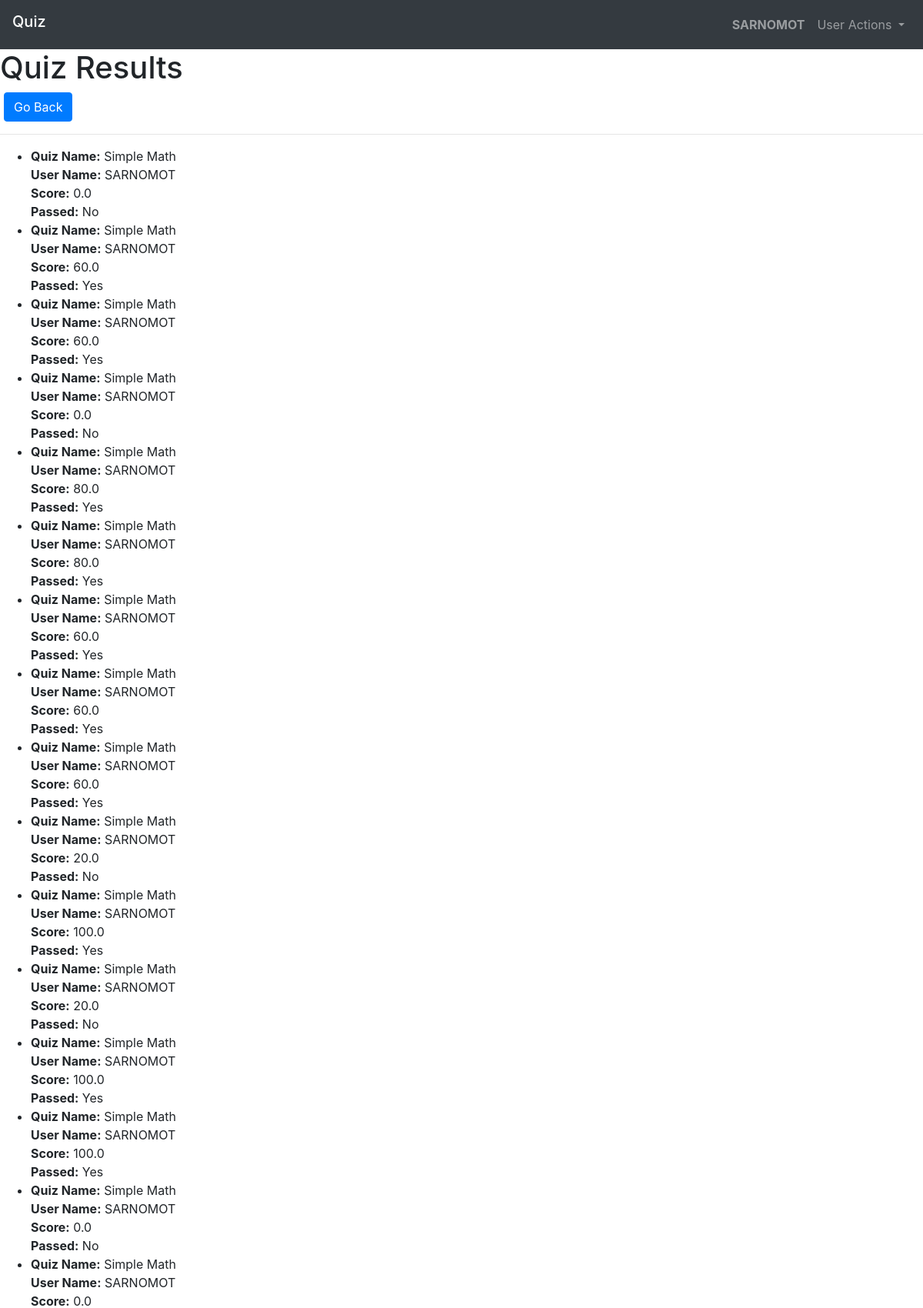
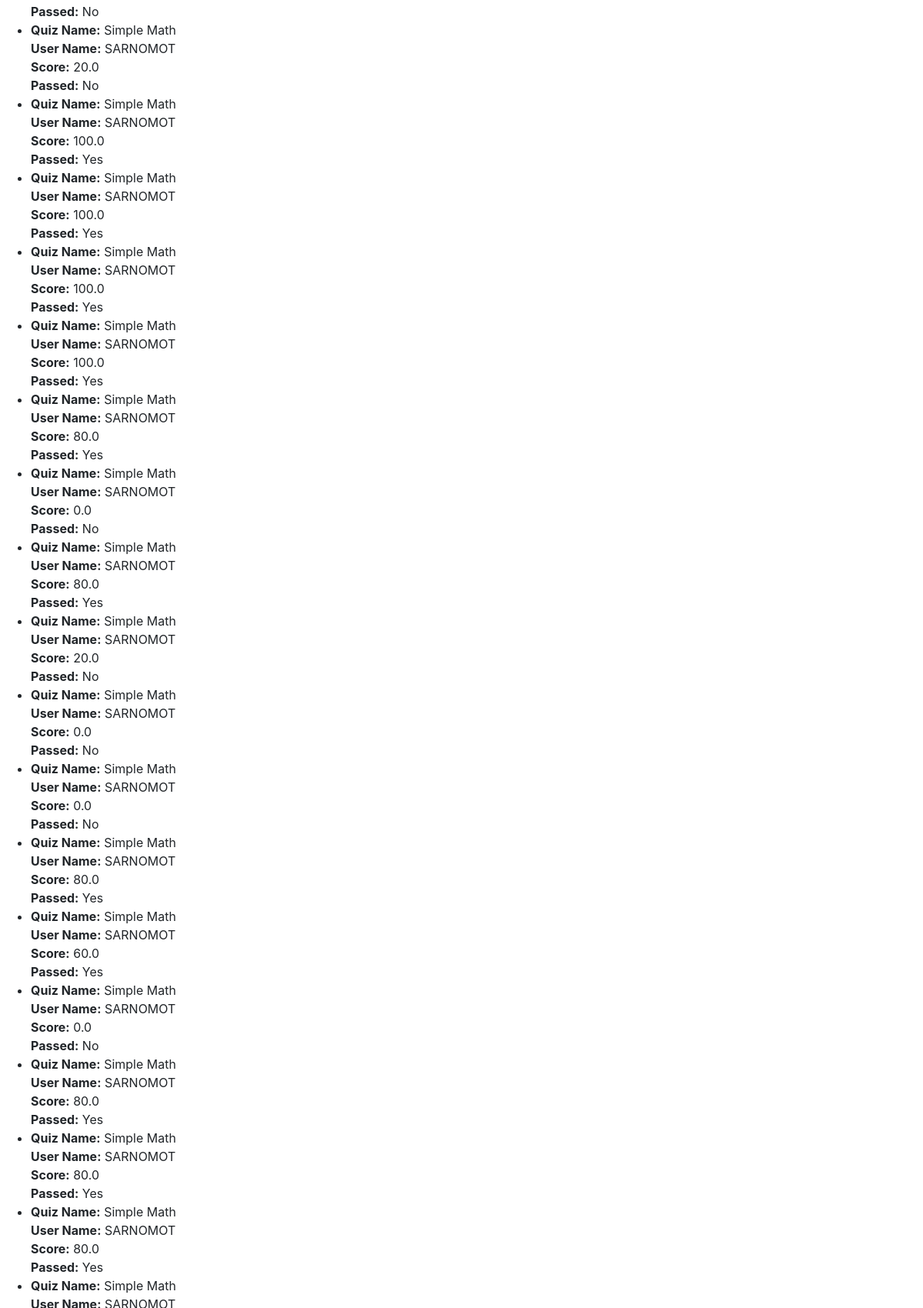
Screenshot of /results/1 (signed in, upper part) with the database file from the repository (2 pictures, top to bottom).
### quiz/models.py (models this page shows, shortened)
class User(AbstractUser):
    pass

class Result(models.Model):
    quiz = models.ForeignKey(Quiz, on_delete=models.CASCADE)
    user = models.ForeignKey(User, on_delete=models.CASCADE)
    score = models.FloatField()
    passed = models.BooleanField(default=False)

class Quiz(models.Model):
    name = models.CharField(max_length=100)
    image = models.ImageField(null=True, blank=True, upload_to='images/')
    topic = models.CharField(max_length=50)
    number_of_questions = models.IntegerField()
    time = models.IntegerField(help_text="duration of the quiz should finish")
    required_score = models.IntegerField(help_text="required score to pass the exam")
    difficulty = models.CharField(max_length=6, choices=DIFF_CHOICES)

### quiz/views.py (the view)
# urls.py: path('results/<int:quiz_id>', views.results_view, name='results')
def results_view(request, quiz_id):
    quiz = Quiz.objects.get(pk=quiz_id)
    results = Result.objects.filter(quiz=quiz).order_by('pk').reverse()
    return render(request, 'quiz/results.html', {
        'quiz': quiz,
        'results': results,
        'passed': results.first().passed
    })

### quiz/templates/quiz/results.html (shortened to what this page needs)
{% extends 'quiz/layout.html' %}
{% load static %}
{% block body %}
    <h1>Quiz Results</h1>
    <div style="padding-left: 5px;">
        <a href="{% url 'quiz:index' %}" class="btn btn-primary" >Go Back</a>
    </div>
    <hr>
    <ul>
        {% if result.user == result.user.username %}
            {% for result in results %}
                <li>
                    <strong>Quiz Name:</strong> {{ result.quiz.name }}<br>
                    <strong>User Name:</strong> {{ result.user.username }}<br>
                    <strong>Score:</strong> {{ result.score }}<br>
                    {% if result.passed == True%}
                        <strong>Passed:</strong> Yes
                    {% else %}
                        <strong>Passed:</strong> No
                    {% endif %}
                </li>
            {% endfor %}
        {% endif %}
    </ul>
{% endblock %}

### quiz/templates/quiz/layout.html (shortened to what this page needs)
{% load static %}
<!DOCTYPE html>
<html lang="en">
<head>
    <link rel="stylesheet" href="https://stackpath.bootstrapcdn.com/bootstrap/4.4.1/css/bootstrap.min.css">
    <link rel="stylesheet" href="https://stackpath.bootstrapcdn.com/bootstrap/4.5.2/css/bootstrap.min.css">
    <link rel="stylesheet" href="https://stackpath.bootstrapcdn.com/bootstrap/4.5.2/css/bootstrap.min.css">
</head>
<body>
    <nav class="navbar navbar-expand-lg navbar-dark bg-dark">
        <h1 class="navbar-brand">Quiz</h1>
        <ul class="navbar-nav ml-auto">
            {% if user.is_authenticated %}
                <li class="nav-item">
                    <a class="nav-link"><strong>{{ user.username }}</strong></a>
                </li>
            {% endif %}
            <li class="nav-item dropdown">
                <a class="nav-link dropdown-toggle" data-toggle="dropdown" href="#" role="button" aria-haspopup="true" aria-expanded="false">
                    User Actions
                </a>
            </li>
        </ul>
    </nav>
    <div class="body">
        {% block body %}
        {% endblock %}
    </div>
</body>
</html>

### rows the page displays
User: username "SARNOMOT"
Result: quiz.name "Simple Math", user.username "SARNOMOT", score "0.0", shows "Passed:", passed "No"
Result: quiz.name "Simple Math", user.username "SARNOMOT", score "60.0", shows "Passed:", passed "Yes"
Result: quiz.name "Simple Math", user.username "SARNOMOT", score "60.0", shows "Passed:", passed "Yes"
Result: quiz.name "Simple Math", user.username "SARNOMOT", score "0.0", shows "Passed:", passed "No"
Result: quiz.name "Simple Math", user.username "SARNOMOT", score "80.0", shows "Passed:", passed "Yes"
Result: quiz.name "Simple Math", user.username "SARNOMOT", score "80.0", shows "Passed:", passed "Yes"
Result: quiz.name "Simple Math", user.username "SARNOMOT", score "60.0", shows "Passed:", passed "Yes"
Result: quiz.name "Simple Math", user.username "SARNOMOT", score "60.0", shows "Passed:", passed "Yes"
Result: quiz.name "Simple Math", user.username "SARNOMOT", score "60.0", shows "Passed:", passed "Yes"
Result: quiz.name "Simple Math", user.username "SARNOMOT", score "20.0", shows "Passed:", passed "No"
Result: quiz.name "Simple Math", user.username "SARNOMOT", score "100.0", shows "Passed:", passed "Yes"
Result: quiz.name "Simple Math", user.username "SARNOMOT", score "20.0", shows "Passed:", passed "No"
Result: quiz.name "Simple Math", user.username "SARNOMOT", score "100.0", shows "Passed:", passed "Yes"
Result: quiz.name "Simple Math", user.username "SARNOMOT", score "100.0", shows "Passed:", passed "Yes"
Result: quiz.name "Simple Math", user.username "SARNOMOT", score "0.0", shows "Passed:", passed "No"
Result: quiz.name "Simple Math", user.username "SARNOMOT", score "0.0", shows "Passed:", passed "No"
Result: quiz.name "Simple Math", user.username "SARNOMOT", score "20.0", shows "Passed:", passed "No"
Result: quiz.name "Simple Math", user.username "SARNOMOT", score "100.0", shows "Passed:", passed "Yes"
Result: quiz.name "Simple Math", user.username "SARNOMOT", score "100.0", shows "Passed:", passed "Yes"
Result: quiz.name "Simple Math", user.username "SARNOMOT", score "100.0", shows "Passed:", passed "Yes"
Result: quiz.name "Simple Math", user.username "SARNOMOT", score "100.0", shows "Passed:", passed "Yes"
Result: quiz.name "Simple Math", user.username "SARNOMOT", score "80.0", shows "Passed:", passed "Yes"
Result: quiz.name "Simple Math", user.username "SARNOMOT", score "0.0", shows "Passed:", passed "No"
Result: quiz.name "Simple Math", user.username "SARNOMOT", score "80.0", shows "Passed:", passed "Yes"
Result: quiz.name "Simple Math", user.username "SARNOMOT", score "20.0", shows "Passed:", passed "No"
Result: quiz.name "Simple Math", user.username "SARNOMOT", score "0.0", shows "Passed:", passed "No"
Result: quiz.name "Simple Math", user.username "SARNOMOT", score "0.0", shows "Passed:", passed "No"
Result: quiz.name "Simple Math", user.username "SARNOMOT", score "80.0", shows "Passed:", passed "Yes"
Result: quiz.name "Simple Math", user.username "SARNOMOT", score "60.0", shows "Passed:", passed "Yes"
Result: quiz.name "Simple Math", user.username "SARNOMOT", score "0.0", shows "Passed:", passed "No"
Result: quiz.name "Simple Math", user.username "SARNOMOT", score "80.0", shows "Passed:", passed "Yes"
Result: quiz.name "Simple Math", user.username "SARNOMOT", score "80.0", shows "Passed:", passed "Yes"
Result: quiz.name "Simple Math", user.username "SARNOMOT", score "80.0", shows "Passed:", passed "Yes"
Result: quiz.name "Simple Math"
